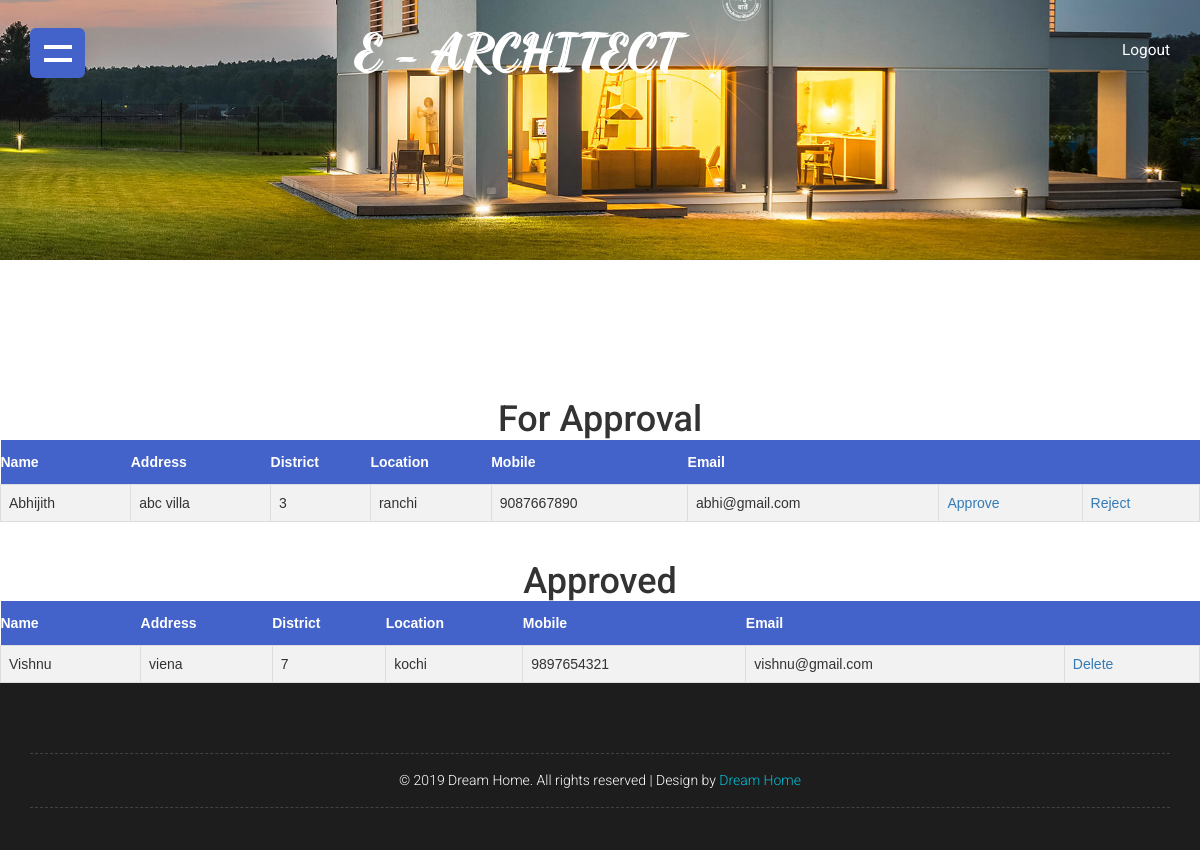
The page /AdminViewCustomers.php on the database its author committed.
### tables this page shows
CREATE TABLE `customer_reg` (
  `cid` int(11) NOT NULL AUTO_INCREMENT,
  `cname` varchar(50) NOT NULL,
  `address` varchar(50) NOT NULL,
  `district` varchar(50) NOT NULL,
  `location` varchar(50) NOT NULL,
  `mobile` varchar(15) NOT NULL,
  `email` varchar(50) NOT NULL,
  `password` varchar(50) NOT NULL,
  PRIMARY KEY (`cid`)
);

### AdminViewCustomers.php (the view, shortened to what this page needs)
<?php
include 'connection.php';
include 'AdminPage.php';
?>
<center><h1>For Approval</h1></center>
<table class="customers">
    <tr>
            <th>Name</th>
            <th>Address</th>
            <th>District</th>
            <th>Location</th>
            <th>Mobile</th>
            <th>Email</th>
            <th></th>
            <th></th>
    </tr>
    <?php
      $s="select * from customer_reg c,login l where l.uname=c.email and l.status='0'";
      $r=mysqli_query($conn,$s);
      while($row=mysqli_fetch_array($r))
      {
        echo '<tr>';
        echo '<td>'.$row['cname'].'</td>';
        echo '<td>'.$row['address'].'</td>';
        echo '<td>'.$row['district'].'</td>';
        echo '<td>'.$row['location'].'</td>';
        echo '<td>'.$row['mobile'].'</td>';
        echo '<td>'.$row['email'].'</td>';
        if ($row['status']== "0")
             {
               echo' <td><a href="adminupdateuser.php?id='.$row['email'].'&status=1">Approve</a></td>';
               echo' <td><a href="adminupdateuser.php?id='.$row['email'].'&status=-1">Reject</a></td>';
             }
    echo '</tr>';
      }
      ?>
    </table>
    <center><h1>Approved</h1></center>
<table class="customers">
    <tr>
            <th>Name</th>
            <th>Address</th>
            <th>District</th>
            <th>Location</th>
            <th>Mobile</th>
            <th>Email</th>
            <th></th>
    </tr>
    <?php
      $s="select * from customer_reg c,login l where l.uname=c.email and l.status='1'";
      $r=mysqli_query($conn,$s);
      while($row=mysqli_fetch_array($r))
      {
        echo '<tr>';
        echo '<td>'.$row['cname'].'</td>';
        echo '<td>'.$row['address'].'</td>';
        echo '<td>'.$row['district'].'</td>';
        echo '<td>'.$row['location'].'</td>';
        echo '<td>'.$row['mobile'].'</td>';
        echo '<td>'.$row['email'].'</td>';
        if ($row['status']== "1")
             {
               echo' <td><a href="adminupdateuser.php?id='.$row['email'].'&status=-1"> Delete </a></td>';
             }
    echo '</tr>';
      }
      ?>
    </table>
    <div class="footer">
		<div class="container">
			<div class="footer-copy">
				<p>© 2019 Dream Home. All rights reserved | Design by <a href="http://w3layouts.com">Dream Home</a></p>
			</div>
		</div>
	</div>

### static/css/style.css (style rules this page uses)
.customers { font-family: "Trebuchet MS", Arial, Helvetica, sans-serif; border-collapse: collapse; width: 100%; }
.customers td, #customers th { border: 1px solid #ddd; padding: 8px; }
.customers tr:nth-child(even) { background-color: #f2f2f2; }
.customers th { padding-top: 12px; padding-bottom: 12px; text-align: left; background-color: #4362ca; color: white; }
body { margin:0; font-family: 'Roboto', sans-serif; background: #fff; }
body a { transition: 0.5s all; -webkit-transition: 0.5s all; -moz-transition: 0.5s all; -o-transition: 0.5s all; -ms-transition: 0.5s all; text-decoration:none; outline:none; }
h1,h2,h3,h4,h5,h6 { margin:0; }
p { margin:0; }
p { font-size: 1em; color: #999; line-height: 1.8em; }
.footer { padding: 3em 0; background:#1d1d1d; }
.footer-copy { margin: 2em 0 0; padding: 1em 0; border-top: 1px dashed #424242; border-bottom: 1px dashed #424242; }
.footer p { color:#fff; font-weight: 300; }
.footer-copy p { text-align: center; }
.footer-copy p a { color: #05c0d8; }

### static/css/lightbox.css (style rules this page uses)
body:after { content: url(../images/close.png) url(../images/prev.png) url(../images/next.png); display: none; }

### rows shown on the page
customer_reg: cname "Abhijith", address "abc villa", district "3", location "ranchi", mobile "9087667890", email "abhi@gmail.com"
customer_reg: cname "Vishnu", address "viena", district "7", location "kochi", mobile "9897654321", email "vishnu@gmail.com"
